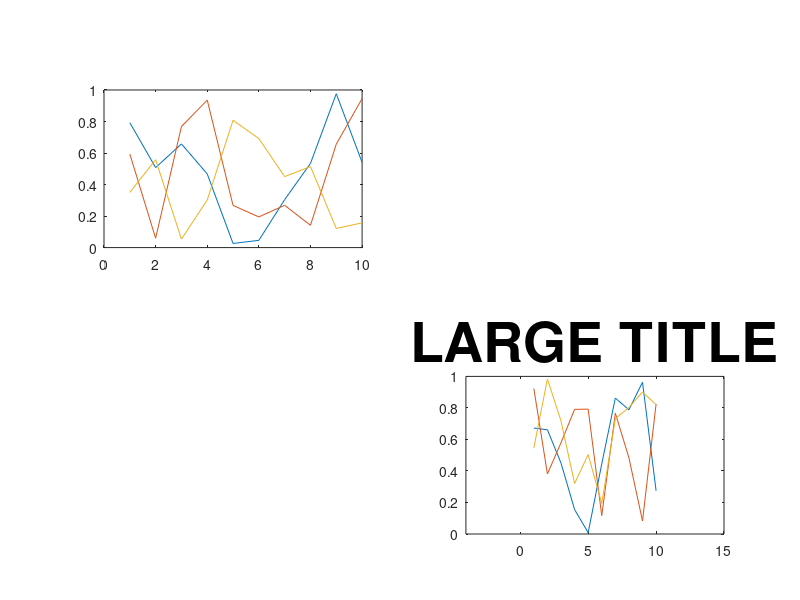
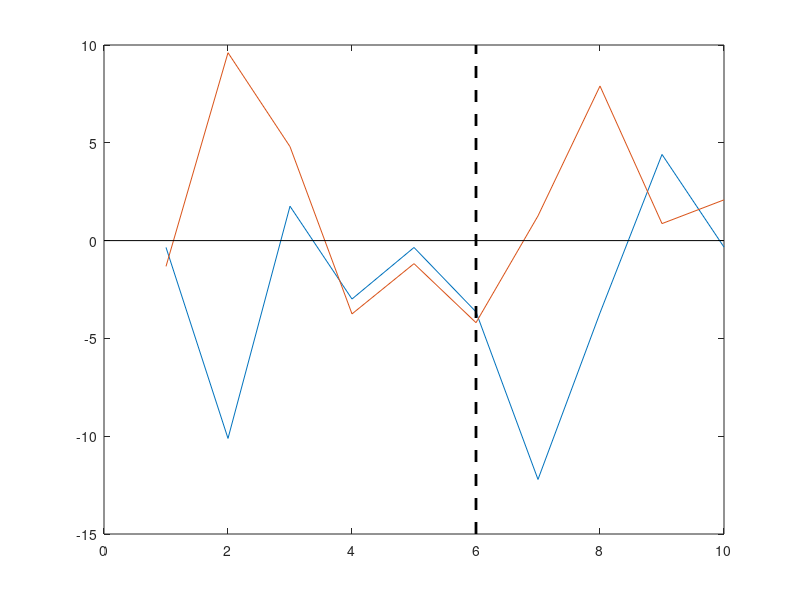

The MATLAB source for these figures, in order:
%%
%   COURSE: MATLAB onramp: coding, concepts, confidence, style										
% 
%  SECTION: Data visualizations
%    VIDEO: Improve your figure with get and set
% 
%  TEACHER: Mike X Cohen, sincxpress.com
%


%% slightly more advanced: get and set
% "set" allows you to access specific properties of graphics. 
% set uses "parameter-value pair" operations, which you will use
% often in plotting, as well as in some other advanced functions.
plot(1:10,rand(10,3))
set(gca,'xtick',1:2:9); % gca = "get current axis"; note the parameter-value pair afterwards
set(gca,'xtick',1:2:9,'xticklabel',{'one';'three';'five';'seven';'nine'}) % can put multiple parameter-value pairs in one function

% the complement to set is get. type "get(gca)" to see a list of parameters
% you can change
get(gca)
% you can also access (and return output from) axis properties:
axis_ylim = get(gca,'YLim'); % axis_ylim is the lower and upper bounds of the y-axis


% note that 'gca' points to the "current" axis, or the one most recently used. 
% You can mouse-click on an axis to make it current.
subplot(221)
plot(rand(10,3))

subplot(224)
plot(rand(10,3))
set(gca,'xlim',[-4 15])

%% change figure properties

% you can also change properties of figures, e.g.: 
set(gcf,'Color',[.6 0 .8],'name','My purple figure!','numberTitle','off')

%% set: not just for axes and figures

% Things can get slightly confusing, so make sure you use informative variable names.
title('Hello there') 
titleh = get(gca,'Title'); % the "title" property is a handle to the title object
%titleh = title('Hello there'); % does the same thing as the previous line
get(titleh)
set(titleh,'FontSize',40)
set(titleh,'String','LARGE TITLE')

% Let's touch up the figure with some lines showing the 0 crossings. 
% We can do this without needing to know the exact axis limits:
figure(3), clf
plot(5*randn(10,2))
hold on
plot(get(gca,'xlim'),[0 0],'k')

% handle to line
lineh = plot([6 6],get(gca,'ylim'));
get(lineh) % note: variables for handles end in h
set(lineh,'linestyle','--','linewidth',2,'color','k')

%% done.
